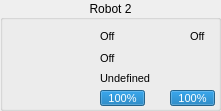
   <widget class="QGroupBox" name="groupBox_3">
    <property name="geometry">
     <rect>
      <x>920</x>
      <y>322</y>
      <width>221</width>
      <height>111</height>
     </rect>
    </property>
    <property name="title">
     <string>Robot 2</string>
    </property>
    <property name="alignment">
     <set>Qt::AlignCenter</set>
    </property>
    <widget class="QLabel" name="sprite_3">
     <property name="geometry">
      <rect>
       <x>8</x>
       <y>29</y>
       <width>64</width>
       <height>64</height>
      </rect>
     </property>
     <property name="text">
      <string/>
     </property>
     <property name="pixmap">
      <pixmap resource="../../rsc.qrc">:/textures/textures/robots/blue/b2.png</pixmap>
     </property>
     <property name="scaledContents">
      <bool>true</bool>
     </property>
    </widget>
    <widget class="QProgressBar" name="battery_3">
     <property name="geometry">
      <rect>
       <x>100</x>
       <y>90</y>
       <width>45</width>
       <height>16</height>
      </rect>
     </property>
     <property name="font">
      <font>
       <pointsize>8</pointsize>
      </font>
     </property>
     <property name="value">
      <number>100</number>
     </property>
    </widget>
    <widget class="QLabel" name="status_3">
     <property name="geometry">
      <rect>
       <x>100</x>
       <y>28</y>
       <width>17</width>
       <height>17</height>
      </rect>
     </property>
     <property name="font">
      <font>
       <pointsize>8</pointsize>
      </font>
     </property>
     <property name="text">
      <string>Off</string>
     </property>
    </widget>
    <widget class="QLabel" name="dribble_3">
     <property name="geometry">
      <rect>
       <x>100</x>
       <y>50</y>
       <width>17</width>
       <height>17</height>
      </rect>
     </property>
     <property name="font">
      <font>
       <pointsize>8</pointsize>
      </font>
     </property>
     <property name="text">
      <string>Off</string>
     </property>
    </widget>
    <widget class="QLabel" name="role_3">
     <property name="geometry">
      <rect>
       <x>100</x>
       <y>70</y>
       <width>111</width>
       <height>17</height>
      </rect>
     </property>
     <property name="font">
      <font>
       <pointsize>8</pointsize>
      </font>
     </property>
     <property name="text">
      <string>Undefined</string>
     </property>
    </widget>
    <widget class="QProgressBar" name="chute_3">
     <property name="geometry">
      <rect>
       <x>170</x>
       <y>90</y>
       <width>45</width>
       <height>16</height>
      </rect>
     </property>
     <property name="font">
      <font>
       <pointsize>8</pointsize>
      </font>
     </property>
     <property name="autoFillBackground">
      <bool>false</bool>
     </property>
     <property name="value">
      <number>100</number>
     </property>
    </widget>
    <widget class="QLabel" name="label_29">
     <property name="geometry">
      <rect>
       <x>80</x>
       <y>50</y>
       <width>16</width>
       <height>16</height>
      </rect>
     </property>
     <property name="text">
      <string/>
     </property>
     <property name="pixmap">
      <pixmap resource="../../rsc.qrc">:/textures/textures/ui/dribble.png</pixmap>
     </property>
     <property name="scaledContents">
      <bool>true</bool>
     </property>
    </widget>
    <widget class="QLabel" name="imgrole_3">
     <property name="geometry">
      <rect>
       <x>80</x>
       <y>70</y>
       <width>16</width>
       <height>16</height>
      </rect>
     </property>
     <property name="text">
      <string/>
     </property>
     <property name="pixmap">
      <pixmap resource="../../rsc.qrc">:/textures/textures/ui/none.png</pixmap>
     </property>
     <property name="scaledContents">
      <bool>true</bool>
     </property>
    </widget>
    <widget class="QLabel" name="label_12">
     <property name="geometry">
      <rect>
       <x>150</x>
       <y>90</y>
       <width>16</width>
       <height>16</height>
      </rect>
     </property>
     <property name="text">
      <string/>
     </property>
     <property name="pixmap">
      <pixmap resource="../../rsc.qrc">:/textures/textures/ui/chute.png</pixmap>
     </property>
     <property name="scaledContents">
      <bool>true</bool>
     </property>
    </widget>
    <widget class="QLabel" name="label_23">
     <property name="geometry">
      <rect>
       <x>80</x>
       <y>30</y>
       <width>16</width>
       <height>14</height>
      </rect>
     </property>
     <property name="text">
      <string/>
     </property>
     <property name="pixmap">
      <pixmap resource="../../rsc.qrc">:/textures/textures/ui/connect.png</pixmap>
     </property>
     <property name="scaledContents">
      <bool>true</bool>
     </property>
    </widget>
    <widget class="QLabel" name="label_3">
     <property name="geometry">
      <rect>
       <x>80</x>
       <y>90</y>
       <width>16</width>
       <height>16</height>
      </rect>
     </property>
     <property name="text">
      <string/>
     </property>
     <property name="pixmap">
      <pixmap resource="../../rsc.qrc">:/textures/textures/ui/battery.png</pixmap>
     </property>
     <property name="scaledContents">
      <bool>true</bool>
     </property>
    </widget>
    <widget class="QLabel" name="label_64">
     <property name="geometry">
      <rect>
       <x>170</x>
       <y>30</y>
       <width>16</width>
       <height>14</height>
      </rect>
     </property>
     <property name="text">
      <string/>
     </property>
     <property name="pixmap">
      <pixmap resource="../../rsc.qrc">:/textures/textures/ui/vision.png</pixmap>
     </property>
     <property name="scaledContents">
      <bool>true</bool>
     </property>
    </widget>
    <widget class="QLabel" name="vision_3">
     <property name="geometry">
      <rect>
       <x>190</x>
       <y>28</y>
       <width>17</width>
       <height>17</height>
      </rect>
     </property>
     <property name="font">
      <font>
       <pointsize>8</pointsize>
      </font>
     </property>
     <property name="text">
      <string>Off</string>
     </property>
    </widget>
   </widget>
